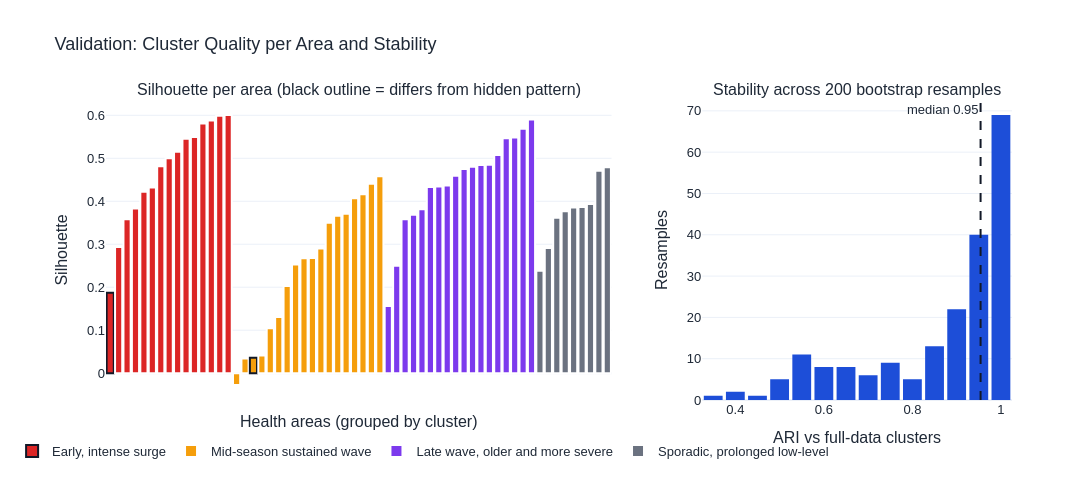

Here is the notebook cell this chart was saved with:
### Markdown cell above
## Step 8 — Validation: Truth, Stability and Per-Area Confidence

The hidden answer key is opened only now, after all clustering decisions were made. Agreement is measured with the Adjusted Rand Index. Stability is tested by re-clustering 200 bootstrap resamples of the 60 areas. Per-area silhouette scores identify areas that sit between clusters.

### Code cell
# Lesson 18 — Step 8: Validation — are the clusters real and stable?
from sklearn.metrics import silhouette_samples

# --- 8a. Open the sealed answer key (first time it is used) ---
truth = q(f"SELECT area_id, true_pattern FROM read_parquet('{data_dir / 'answer_key.parquet'}')")
features = features.drop(columns="true_pattern", errors="ignore").merge(truth, on="area_id")

ari_truth = adjusted_rand_score(features["true_pattern"], features["cluster"])
print(f"Agreement with the hidden patterns (Adjusted Rand Index): {ari_truth:.3f}")
truth_order = ["Early urban surge", "Sustained peri-urban", "Late rural wave", "Sporadic low-level"]
print("\nHIDDEN PATTERN (rows) vs DISCOVERED CLUSTER (columns):")
display(pd.crosstab(features["true_pattern"], features["cluster"])
        .reindex(index=truth_order, columns=cluster_order, fill_value=0))

# --- 8b. Stability: re-cluster 200 bootstrap samples of areas ---
rng_boot = np.random.default_rng(42)
boot_ari = []
for _ in range(200):
    idx = rng_boot.choice(len(features), size=len(features), replace=True)
    km_b = KMeans(n_clusters=k_final, n_init=10, random_state=0).fit(X_scaled[idx])
    boot_ari.append(adjusted_rand_score(features["cluster_id"].values[idx], km_b.labels_))
boot_ari = np.array(boot_ari)
print(f"\nBootstrap stability (200 resamples): median ARI {np.median(boot_ari):.3f}, "
      f"5th percentile {np.percentile(boot_ari, 5):.3f}")

# --- 8c. Which individual areas are uncertain? (silhouette per area) ---
features["silhouette"] = silhouette_samples(X_scaled, features["cluster_id"])
features["matches_truth"] = [
    {"Early urban surge": "Early, intense surge", "Sustained peri-urban": "Mid-season sustained wave",
     "Late rural wave": "Late wave, older and more severe",
     "Sporadic low-level": "Sporadic, prolonged low-level"}[t] == c
    for t, c in zip(features["true_pattern"], features["cluster"])]
print("\nLOWEST-CONFIDENCE AREAS (smallest silhouette):")
display(features.nsmallest(6, "silhouette")[["area", "cases", "cluster", "true_pattern",
                                             "silhouette", "matches_truth"]].round(3))

# --- Figure: silhouette plot and bootstrap stability ---
sil = features.sort_values(["cluster", "silhouette"], key=lambda s: s.map(
    {n: i for i, n in enumerate(cluster_order)}) if s.name == "cluster" else s)
fig = make_subplots(rows=1, cols=2, column_widths=[0.62, 0.38], horizontal_spacing=0.10,
                    subplot_titles=("Silhouette per area (black outline = differs from hidden pattern)",
                                    "Stability across 200 bootstrap resamples"))
for name in cluster_order:
    d = sil[sil["cluster"] == name]
    fig.add_trace(go.Bar(x=d["area"], y=d["silhouette"], name=name,
                         marker_color=CLUSTER_COLORS[name],
                         marker_line=dict(color=np.where(d["matches_truth"], "white", "#111827"), width=2),
                         customdata=d[["cluster", "true_pattern", "cases"]],
                         hovertemplate=("<b>%{x}</b><br>Cluster: %{customdata[0]}<br>Hidden pattern: "
                                        "%{customdata[1]}<br>Cases: %{customdata[2]}"
                                        "<br>Silhouette: <b>%{y:.2f}</b><extra></extra>")), row=1, col=1)
fig.add_trace(go.Histogram(x=boot_ari, nbinsx=20, marker_color="#1D4ED8", showlegend=False,
                           hovertemplate="ARI %{x}<br>%{y} resamples<extra></extra>"), row=1, col=2)
fig.add_vline(x=np.median(boot_ari), line_dash="dash", line_color="#111827", row=1, col=2,
              annotation_text=f"median {np.median(boot_ari):.2f}", annotation_position="top left")
fig.update_xaxes(showticklabels=False, title_text="Health areas (grouped by cluster)", row=1, col=1)
fig.update_yaxes(title_text="Silhouette", row=1, col=1)
fig.update_xaxes(title_text="ARI vs full-data clusters", row=1, col=2)
fig.update_yaxes(title_text="Resamples", row=1, col=2)
fig.update_layout(**HOUSE, title="Validation: Cluster Quality per Area and Stability",
                  height=480, width=1250, bargap=0.15,
                  legend=dict(orientation="h", yanchor="top", y=-0.12, xanchor="center", x=0.35))
fig.show()

### Figure 1 — Plotly figure (JSON) as saved in the notebook; plotly's stock layout.template omitted (floating-point values rounded to 4 significant figures; data arrays with more than 128 entries replaced by an {"elided": "..."} marker saying what was removed)
{"data": [{"customdata": [["Early, intense surge", "Sustained peri-urban", 140], ["Early, intense surge", "Early urban surge", 258], ["Early, intense surge", "Early urban surge", 412], ["Early, intense surge", "Early urban surge", 152], ["Early, intense surge", "Early urban surge", 240], ["Early, intense surge", "Early urban surge", 51], ["Early, intense surge", "Early urban surge", 359], ["Early, intense surge", "Early urban surge", 333], ["Early, intense surge", "Early urban surge", 209], ["Early, intense surge", "Early urban surge", 473], ["Early, intense surge", "Early urban surge", 168], ["Early, intense surge", "Early urban surge", 357], ["Early, intense surge", "Early urban surge", 436], ["Early, intense surge", "Early urban surge", 363], ["Early, intense surge", "Early urban surge", 381]], "hovertemplate": "<b>%{x}</b><br>Cluster: %{customdata[0]}<br>Hidden pattern: %{customdata[1]}<br>Cases: %{customdata[2]}<br>Silhouette: <b>%{y:.2f}</b><extra></extra>", "marker": {"color": "#DC2626", "line": {"color": ["#111827", "white", "white", "white", "white", "white", "white", "white", "white", "white", "white", "white", "white", "white", "white"], "width": 2}}, "name": "Early, intense surge", "type": "bar", "x": ["HA-07", "HA-17", "HA-35", "HA-15", "HA-20", "HA-55", "HA-43", "HA-54", "HA-06", "HA-19", "HA-41", "HA-57", "HA-50", "HA-51", "HA-36"], "xaxis": "x", "y": [0.1872, 0.2936, 0.358, 0.3833, 0.4219, 0.4318, 0.4816, 0.5001, 0.5153, 0.5456, 0.5498, 0.5808, 0.5881, 0.599, 0.6007], "yaxis": "y"}, {"customdata": [["Mid-season sustained wave", "Sustained peri-urban", 291], ["Mid-season sustained wave", "Sustained peri-urban", 173], ["Mid-season sustained wave", "Sporadic low-level", 6], ["Mid-season sustained wave", "Sustained peri-urban", 91], ["Mid-season sustained wave", "Sustained peri-urban", 207], ["Mid-season sustained wave", "Sustained peri-urban", 202], ["Mid-season sustained wave", "Sustained peri-urban", 85], ["Mid-season sustained wave", "Sustained peri-urban", 163], ["Mid-season sustained wave", "Sustained peri-urban", 97], ["Mid-season sustained wave", "Sustained peri-urban", 192], ["Mid-season sustained wave", "Sustained peri-urban", 94], ["Mid-season sustained wave", "Sustained peri-urban", 94], ["Mid-season sustained wave", "Sustained peri-urban", 114], ["Mid-season sustained wave", "Sustained peri-urban", 108], ["Mid-season sustained wave", "Sustained peri-urban", 185], ["Mid-season sustained wave", "Sustained peri-urban", 118], ["Mid-season sustained wave", "Sustained peri-urban", 218], ["Mid-season sustained wave", "Sustained peri-urban", 220]], "hovertemplate": "<b>%{x}</b><br>Cluster: %{customdata[0]}<br>Hidden pattern: %{customdata[1]}<br>Cases: %{customdata[2]}<br>Silhouette: <b>%{y:.2f}</b><extra></extra>", "marker": {"color": "#F59E0B", "line": {"color": ["white", "white", "#111827", "white", "white", "white", "white", "white", "white", "white", "white", "white", "white", "white", "white", "white", "white", "white"], "width": 2}}, "name": "Mid-season sustained wave", "type": "bar", "x": ["HA-31", "HA-38", "HA-40", "HA-22", "HA-18", "HA-32", "HA-44", "HA-16", "HA-23", "HA-53", "HA-49", "HA-09", "HA-14", "HA-42", "HA-33", "HA-10", "HA-24", "HA-05"], "xaxis": "x", "y": [-0.02753, 0.03417, 0.03601, 0.04123, 0.1048, 0.1306, 0.2026, 0.2528, 0.2677, 0.2678, 0.2902, 0.3498, 0.3661, 0.3711, 0.4068, 0.4163, 0.4409, 0.4584], "yaxis": "y"}, {"customdata": [["Late wave, older and more severe", "Late rural wave", 77], ["Late wave, older and more severe", "Late rural wave", 144], ["Late wave, older and more severe", "Late rural wave", 112], ["Late wave, older and more severe", "Late rural wave", 169], ["Late wave, older and more severe", "Late rural wave", 100], ["Late wave, older and more severe", "Late rural wave", 49], ["Late wave, older and more severe", "Late rural wave", 102], ["Late wave, older and more severe", "Late rural wave", 123], ["Late wave, older and more severe", "Late rural wave", 147], ["Late wave, older and more severe", "Late rural wave", 70], ["Late wave, older and more severe", "Late rural wave", 95], ["Late wave, older and more severe", "Late rural wave", 67], ["Late wave, older and more severe", "Late rural wave", 120], ["Late wave, older and more severe", "Late rural wave", 93], ["Late wave, older and more severe", "Late rural wave", 162], ["Late wave, older and more severe", "Late rural wave", 46], ["Late wave, older and more severe", "Late rural wave", 121], ["Late wave, older and more severe", "Late rural wave", 93]], "hovertemplate": "<b>%{x}</b><br>Cluster: %{customdata[0]}<br>Hidden pattern: %{customdata[1]}<br>Cases: %{customdata[2]}<br>Silhouette: <b>%{y:.2f}</b><extra></extra>", "marker": {"color": "#7C3AED", "line": {"color": ["white", "white", "white", "white", "white", "white", "white", "white", "white", "white", "white", "white", "white", "white", "white", "white", "white", "white"], "width": 2}}, "name": "Late wave, older and more severe", "type": "bar", "x": ["HA-59", "HA-25", "HA-03", "HA-48", "HA-12", "HA-60", "HA-28", "HA-04", "HA-13", "HA-45", "HA-56", "HA-08", "HA-01", "HA-37", "HA-27", "HA-29", "HA-58", "HA-47"], "xaxis": "x", "y": [0.1566, 0.2498, 0.3581, 0.3686, 0.3817, 0.4332, 0.4343, 0.4364, 0.4594, 0.4752, 0.4805, 0.4845, 0.4852, 0.5078, 0.5467, 0.5485, 0.5684, 0.5902], "yaxis": "y"}, {"customdata": [["Sporadic, prolonged low-level", "Sporadic low-level", 30], ["Sporadic, prolonged low-level", "Sporadic low-level", 33], ["Sporadic, prolonged low-level", "Sporadic low-level", 38], ["Sporadic, prolonged low-level", "Sporadic low-level", 76], ["Sporadic, prolonged low-level", "Sporadic low-level", 48], ["Sporadic, prolonged low-level", "Sporadic low-level", 41], ["Sporadic, prolonged low-level", "Sporadic low-level", 16], ["Sporadic, prolonged low-level", "Sporadic low-level", 61], ["Sporadic, prolonged low-level", "Sporadic low-level", 39]], "hovertemplate": "<b>%{x}</b><br>Cluster: %{customdata[0]}<br>Hidden pattern: %{customdata[1]}<br>Cases: %{customdata[2]}<br>Silhouette: <b>%{y:.2f}</b><extra></extra>", "marker": {"color": "#6B7280", "line": {"color": ["white", "white", "white", "white", "white", "white", "white", "white", "white"], "width": 2}}, "name": "Sporadic, prolonged low-level", "type": "bar", "x": ["HA-21", "HA-34", "HA-46", "HA-26", "HA-39", "HA-30", "HA-52", "HA-02", "HA-11"], "xaxis": "x", "y": [0.2381, 0.2915, 0.3619, 0.3769, 0.3852, 0.3864, 0.3936, 0.4709, 0.4794], "yaxis": "y"}, {"hovertemplate": "ARI %{x}<br>%{y} resamples<extra></extra>", "marker": {"color": "#1D4ED8"}, "nbinsx": 20, "showlegend": false, "type": "histogram", "x": {"elided": "200 float values"}, "xaxis": "x2", "yaxis": "y2"}], "layout": {"annotations": [{"font": {"size": 16}, "showarrow": false, "text": "Silhouette per area (black outline = differs from hidden pattern)", "x": 0.279, "xanchor": "center", "xref": "paper", "y": 1.0, "yanchor": "bottom", "yref": "paper"}, {"font": {"size": 16}, "showarrow": false, "text": "Stability across 200 bootstrap resamples", "x": 0.829, "xanchor": "center", "xref": "paper", "y": 1.0, "yanchor": "bottom", "yref": "paper"}, {"showarrow": false, "text": "median 0.95", "x": 0.954, "xanchor": "right", "xref": "x2", "y": 1, "yanchor": "top", "yref": "y2 domain"}], "bargap": 0.15, "font": {"color": "#1F2937", "family": "Arial", "size": 13}, "height": 480, "hoverlabel": {"bgcolor": "white", "bordercolor": "#9CA3AF", "font": {"color": "#111827", "size": 12}}, "legend": {"orientation": "h", "x": 0.35, "xanchor": "center", "y": -0.12, "yanchor": "top"}, "shapes": [{"line": {"color": "#111827", "dash": "dash"}, "type": "line", "x0": 0.954, "x1": 0.954, "xref": "x2", "y0": 0, "y1": 1, "yref": "y2 domain"}], "title": {"text": "Validation: Cluster Quality per Area and Stability"}, "width": 1250, "xaxis": {"anchor": "y", "domain": [0.0, 0.558], "showticklabels": false, "title": {"text": "Health areas (grouped by cluster)"}}, "xaxis2": {"anchor": "y2", "domain": [0.658, 1.0], "title": {"text": "ARI vs full-data clusters"}}, "yaxis": {"anchor": "x", "domain": [0.0, 1.0], "title": {"text": "Silhouette"}}, "yaxis2": {"anchor": "x2", "domain": [0.0, 1.0], "title": {"text": "Resamples"}}}}
